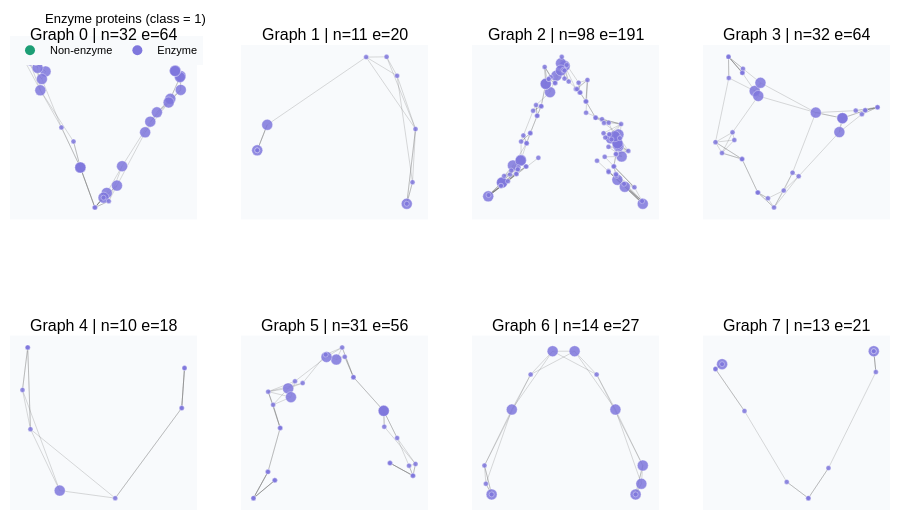

Notebook code for this chart:
### Markdown cell above
---
## 📁 Tab 0 · Dataset Explorer — Actual Graph Structures

Visualize real protein graphs from the PROTEINS dataset.  
Node colour = class label (enzyme / non-enzyme).

### Code cell
import networkx as nx

def pyg_to_nx(data):
    G = nx.Graph()
    G.add_nodes_from(range(data.num_nodes))
    edges = data.edge_index.t().tolist()
    G.add_edges_from(edges)
    return G

def plot_sample_graphs(data_list, n_cols=4, n_rows=2, title="Sample protein graphs"):
    """Plot n_cols*n_rows real graphs from the dataset using spectral layout."""
    n_show = min(n_cols * n_rows, len(data_list))
    fig = make_subplots(rows=n_rows, cols=n_cols,
                        subplot_titles=[f"Graph {i} | n={data_list[i].num_nodes} e={data_list[i].edge_index.shape[1]//2}"
                                        for i in range(n_show)])
    colors_map = {0: "#1D9E75", 1: "#7F77DD"}  # green=non-enzyme, purple=enzyme

    for idx in range(n_show):
        row = idx // n_cols + 1
        col = idx %  n_cols + 1
        d   = data_list[idx]
        G   = pyg_to_nx(d)
        n   = d.num_nodes

        # spectral layout
        adj = to_dense_adj(d.edge_index, max_num_nodes=n)[0].numpy()
        pos2d = spectral_3d(adj)[:, :2]   # use first 2 eigenvectors for 2-D

        label = int(d.y.item())
        node_col = colors_map[label]

        # edges
        ex, ey = [], []
        for u, v in G.edges():
            ex += [pos2d[u,0], pos2d[v,0], None]
            ey += [pos2d[u,1], pos2d[v,1], None]
        fig.add_trace(go.Scatter(x=ex, y=ey, mode="lines",
            line=dict(color="rgba(100,100,100,0.3)", width=0.8),
            hoverinfo="none", showlegend=False), row=row, col=col)

        # node features (feature 0 as size proxy)
        feat0 = d.x[:, 0].numpy() if d.x is not None else np.ones(n)
        sizes = 5 + 6 * (feat0 - feat0.min()) / (feat0.max() - feat0.min() + 1e-8)

        fig.add_trace(go.Scatter(
            x=pos2d[:, 0], y=pos2d[:, 1], mode="markers",
            marker=dict(size=sizes, color=node_col, opacity=0.85,
                        line=dict(color="white", width=0.4)),
            hovertext=[f"node {i}<br>feat: {d.x[i].tolist()}" for i in range(n)] if d.x is not None else None,
            hoverinfo="text", showlegend=False), row=row, col=col)

    fig.update_layout(height=n_rows*260,
                      title=dict(text=title, font=dict(color=BLK, size=14)),
                      **PLOTLY_LAYOUT)
    fig.update_xaxes(showticklabels=False, showgrid=False, zeroline=False)
    fig.update_yaxes(showticklabels=False, showgrid=False, zeroline=False)

    # colour legend
    for lbl, col, name in [(0,"#1D9E75","Non-enzyme"), (1,"#7F77DD","Enzyme")]:
        fig.add_trace(go.Scatter(x=[None], y=[None], mode="markers",
            marker=dict(size=10, color=col),
            name=name, showlegend=True))
    fig.update_layout(legend=dict(bgcolor=PANEL_BG, font=dict(color=BLK),
                                  orientation="h", y=1.02, x=0))
    return fig

# ── Enzyme vs Non-enzyme samples ──
enzyme_samples  = [d for d in all_data if int(d.y.item()) == 1][:8]
nonenz_samples  = [d for d in all_data if int(d.y.item()) == 0][:8]

print("Enzyme samples:")
fig_enz = plot_sample_graphs(enzyme_samples, n_cols=4, n_rows=2,
                              title="Enzyme proteins (class = 1)")
fig_enz.show()

### Figure 1 — Plotly figure (JSON) as saved in the notebook; plotly's stock layout.template omitted (floating-point values rounded to 4 significant figures; data arrays with more than 128 entries replaced by an {"elided": "..."} marker saying what was removed)
{"data": [{"hoverinfo": "none", "line": {"color": "rgba(100,100,100,0.3)", "width": 0.8}, "mode": "lines", "showlegend": false, "type": "scatter", "x": {"elided": "192 float values"}, "xaxis": "x", "y": {"elided": "192 float values"}, "yaxis": "y"}, {"hoverinfo": "text", "hovertext": ["node 0<br>feat: [1.0, 0.0, 0.0]", "node 1<br>feat: [1.0, 0.0, 0.0]", "node 2<br>feat: [1.0, 0.0, 0.0]", "node 3<br>feat: [1.0, 0.0, 0.0]", "node 4<br>feat: [1.0, 0.0, 0.0]", "node 5<br>feat: [1.0, 0.0, 0.0]", "node 6<br>feat: [1.0, 0.0, 0.0]", "node 7<br>feat: [1.0, 0.0, 0.0]", "node 8<br>feat: [1.0, 0.0, 0.0]", "node 9<br>feat: [1.0, 0.0, 0.0]", "node 10<br>feat: [1.0, 0.0, 0.0]", "node 11<br>feat: [1.0, 0.0, 0.0]", "node 12<br>feat: [1.0, 0.0, 0.0]", "node 13<br>feat: [1.0, 0.0, 0.0]", "node 14<br>feat: [1.0, 0.0, 0.0]", "node 15<br>feat: [1.0, 0.0, 0.0]", "node 16<br>feat: [1.0, 0.0, 0.0]", "node 17<br>feat: [1.0, 0.0, 0.0]", "node 18<br>feat: [1.0, 0.0, 0.0]", "node 19<br>feat: [1.0, 0.0, 0.0]", "node 20<br>feat: [1.0, 0.0, 0.0]", "node 21<br>feat: [1.0, 0.0, 0.0]", "node 22<br>feat: [0.0, 1.0, 0.0]", "node 23<br>feat: [0.0, 1.0, 0.0]", "node 24<br>feat: [0.0, 1.0, 0.0]", "node 25<br>feat: [0.0, 1.0, 0.0]", "node 26<br>feat: [0.0, 1.0, 0.0]", "node 27<br>feat: [0.0, 1.0, 0.0]", "node 28<br>feat: [0.0, 1.0, 0.0]", "node 29<br>feat: [0.0, 1.0, 0.0]", "node 30<br>feat: [0.0, 1.0, 0.0]", "node 31<br>feat: [0.0, 1.0, 0.0]"], "marker": {"color": "#7F77DD", "line": {"color": "white", "width": 0.4}, "opacity": 0.85, "size": [11, 11, 11, 11, 11, 11, 11, 11, 11, 11, 11, 11, 11, 11, 11, 11, 11, 11, 11, 11, 11, 11, 5, 5, 5, 5, 5, 5, 5, 5, 5, 5]}, "mode": "markers", "showlegend": false, "type": "scatter", "x": [-1.16, -1.227, -0.5179, -0.03085, 0.2517, 0.7717, 1.334, 1.141, 1.329, 1.232, 1.232, -1.307, -1.255, -0.5179, -0.09014, 0.157, 0.677, 0.8939, 1.111, 1.32, 1.229, 1.229, 0.006447, -0.2492, -0.8669, -1.34, -1.445, -0.09014, -0.2492, -0.6444, -1.34, -1.585], "xaxis": "x", "y": [0.9106, 0.7646, -0.9276, -1.414, -0.9027, -0.05061, 0.5569, 0.3865, 0.8238, 0.9263, 0.9263, 0.9795, 0.5497, -0.9276, -1.504, -1.274, -0.2541, 0.1279, 0.3163, 0.8002, 0.9189, 0.9189, -1.572, -1.694, -0.161, 1.074, 1.065, -1.504, -1.694, -0.4295, 1.074, 1.189], "yaxis": "y"}, {"hoverinfo": "none", "line": {"color": "rgba(100,100,100,0.3)", "width": 0.8}, "mode": "lines", "showlegend": false, "type": "scatter", "x": [-1.335, -1.188, null, -1.335, -1.335, null, -1.335, -1.335, null, -1.188, -1.335, null, -1.188, -1.335, null, -1.188, 0.2632, null, 0.8593, 0.9877, null, 0.8593, 0.9434, null, 0.8593, 0.8593, null, 0.7169, 0.9877, null, 0.7169, 0.9434, null, 0.7169, 0.2632, null, 0.7169, 0.563, null, 0.9877, 0.9434, null, 0.9877, 0.8593, null, 0.9877, 0.2632, null, 0.9877, 0.563, null, 0.9434, 0.8593, null, -1.335, -1.335, null, 0.2632, 0.563, null], "xaxis": "x2", "y": [-0.3035, 0.2001, null, -0.3035, -0.3035, null, -0.3035, -0.3035, null, 0.2001, -0.3035, null, 0.2001, -0.3035, null, 0.2001, 1.537, null, -1.359, 0.1167, null, -1.359, -0.9335, null, -1.359, -1.359, null, 1.168, 0.1167, null, 1.168, -0.9335, null, 1.168, 1.537, null, 1.168, 1.542, null, 0.1167, -0.9335, null, 0.1167, -1.359, null, 0.1167, 1.537, null, 0.1167, 1.542, null, -0.9335, -1.359, null, -0.3035, -0.3035, null, 1.537, 1.542, null], "yaxis": "y2"}, {"hoverinfo": "text", "hovertext": ["node 0<br>feat: [1.0, 0.0, 0.0]", "node 1<br>feat: [1.0, 0.0, 0.0]", "node 2<br>feat: [1.0, 0.0, 0.0]", "node 3<br>feat: [0.0, 1.0, 0.0]", "node 4<br>feat: [0.0, 1.0, 0.0]", "node 5<br>feat: [0.0, 1.0, 0.0]", "node 6<br>feat: [0.0, 1.0, 0.0]", "node 7<br>feat: [0.0, 1.0, 0.0]", "node 8<br>feat: [0.0, 1.0, 0.0]", "node 9<br>feat: [0.0, 1.0, 0.0]", "node 10<br>feat: [0.0, 1.0, 0.0]"], "marker": {"color": "#7F77DD", "line": {"color": "white", "width": 0.4}, "opacity": 0.85, "size": [11, 11, 11, 5, 5, 5, 5, 5, 5, 5, 5]}, "mode": "markers", "showlegend": false, "type": "scatter", "x": [-1.335, -1.188, 0.8593, 0.7169, 0.9877, 0.9434, 0.8593, -1.335, -1.335, 0.2632, 0.563], "xaxis": "x2", "y": [-0.3035, 0.2001, -1.359, 1.168, 0.1167, -0.9335, -1.359, -0.3035, -0.3035, 1.537, 1.542], "yaxis": "y2"}, {"hoverinfo": "none", "line": {"color": "rgba(100,100,100,0.3)", "width": 0.8}, "mode": "lines", "showlegend": false, "type": "scatter", "x": {"elided": "573 float values"}, "xaxis": "x3", "y": {"elided": "573 float values"}, "yaxis": "y3"}, {"hoverinfo": "text", "hovertext": ["node 0<br>feat: [1.0, 0.0, 0.0]", "node 1<br>feat: [1.0, 0.0, 0.0]", "node 2<br>feat: [1.0, 0.0, 0.0]", "node 3<br>feat: [1.0, 0.0, 0.0]", "node 4<br>feat: [1.0, 0.0, 0.0]", "node 5<br>feat: [1.0, 0.0, 0.0]", "node 6<br>feat: [1.0, 0.0, 0.0]", "node 7<br>feat: [1.0, 0.0, 0.0]", "node 8<br>feat: [1.0, 0.0, 0.0]", "node 9<br>feat: [1.0, 0.0, 0.0]", "node 10<br>feat: [1.0, 0.0, 0.0]", "node 11<br>feat: [1.0, 0.0, 0.0]", "node 12<br>feat: [1.0, 0.0, 0.0]", "node 13<br>feat: [1.0, 0.0, 0.0]", "node 14<br>feat: [1.0, 0.0, 0.0]", "node 15<br>feat: [1.0, 0.0, 0.0]", "node 16<br>feat: [1.0, 0.0, 0.0]", "node 17<br>feat: [1.0, 0.0, 0.0]", "node 18<br>feat: [1.0, 0.0, 0.0]", "node 19<br>feat: [1.0, 0.0, 0.0]", "node 20<br>feat: [1.0, 0.0, 0.0]", "node 21<br>feat: [1.0, 0.0, 0.0]", "node 22<br>feat: [1.0, 0.0, 0.0]", "node 23<br>feat: [0.0, 1.0, 0.0]", "node 24<br>feat: [0.0, 1.0, 0.0]", "node 25<br>feat: [0.0, 1.0, 0.0]", "node 26<br>feat: [0.0, 1.0, 0.0]", "node 27<br>feat: [0.0, 1.0, 0.0]", "node 28<br>feat: [0.0, 1.0, 0.0]", "node 29<br>feat: [0.0, 1.0, 0.0]", "node 30<br>feat: [0.0, 1.0, 0.0]", "node 31<br>feat: [0.0, 1.0, 0.0]", "node 32<br>feat: [0.0, 1.0, 0.0]", "node 33<br>feat: [0.0, 1.0, 0.0]", "node 34<br>feat: [0.0, 1.0, 0.0]", "node 35<br>feat: [0.0, 1.0, 0.0]", "node 36<br>feat: [0.0, 1.0, 0.0]", "node 37<br>feat: [0.0, 1.0, 0.0]", "node 38<br>feat: [0.0, 1.0, 0.0]", "node 39<br>feat: [0.0, 1.0, 0.0]", "node 40<br>feat: [0.0, 1.0, 0.0]", "node 41<br>feat: [0.0, 1.0, 0.0]", "node 42<br>feat: [0.0, 1.0, 0.0]", "node 43<br>feat: [0.0, 1.0, 0.0]", "node 44<br>feat: [0.0, 1.0, 0.0]", "node 45<br>feat: [0.0, 1.0, 0.0]", "node 46<br>feat: [0.0, 1.0, 0.0]", "node 47<br>feat: [0.0, 1.0, 0.0]", "node 48<br>feat: [0.0, 1.0, 0.0]", "node 49<br>feat: [0.0, 1.0, 0.0]", "node 50<br>feat: [0.0, 1.0, 0.0]", "node 51<br>feat: [0.0, 1.0, 0.0]", "node 52<br>feat: [0.0, 1.0, 0.0]", "node 53<br>feat: [0.0, 1.0, 0.0]", "node 54<br>feat: [0.0, 1.0, 0.0]", "node 55<br>feat: [0.0, 1.0, 0.0]", "node 56<br>feat: [0.0, 1.0, 0.0]", "node 57<br>feat: [0.0, 1.0, 0.0]", "node 58<br>feat: [0.0, 1.0, 0.0]", "node 59<br>feat: [0.0, 1.0, 0.0]", "node 60<br>feat: [0.0, 1.0, 0.0]", "node 61<br>feat: [0.0, 1.0, 0.0]", "node 62<br>feat: [0.0, 1.0, 0.0]", "node 63<br>feat: [0.0, 1.0, 0.0]", "node 64<br>feat: [0.0, 1.0, 0.0]", "node 65<br>feat: [0.0, 1.0, 0.0]", "node 66<br>feat: [0.0, 1.0, 0.0]", "node 67<br>feat: [0.0, 1.0, 0.0]", "node 68<br>feat: [0.0, 1.0, 0.0]", "node 69<br>feat: [0.0, 1.0, 0.0]", "node 70<br>feat: [0.0, 1.0, 0.0]", "node 71<br>feat: [0.0, 1.0, 0.0]", "node 72<br>feat: [0.0, 1.0, 0.0]", "node 73<br>feat: [0.0, 1.0, 0.0]", "node 74<br>feat: [0.0, 1.0, 0.0]", "node 75<br>feat: [0.0, 1.0, 0.0]", "node 76<br>feat: [0.0, 1.0, 0.0]", "node 77<br>feat: [0.0, 1.0, 0.0]", "node 78<br>feat: [0.0, 1.0, 0.0]", "node 79<br>feat: [0.0, 1.0, 0.0]", "node 80<br>feat: [0.0, 1.0, 0.0]", "node 81<br>feat: [0.0, 1.0, 0.0]", "node 82<br>feat: [0.0, 1.0, 0.0]", "node 83<br>feat: [0.0, 1.0, 0.0]", "node 84<br>feat: [0.0, 1.0, 0.0]", "node 85<br>feat: [0.0, 1.0, 0.0]", "node 86<br>feat: [0.0, 1.0, 0.0]", "node 87<br>feat: [0.0, 1.0, 0.0]", "node 88<br>feat: [0.0, 1.0, 0.0]", "node 89<br>feat: [0.0, 1.0, 0.0]", "node 90<br>feat: [0.0, 1.0, 0.0]", "node 91<br>feat: [0.0, 1.0, 0.0]", "node 92<br>feat: [0.0, 1.0, 0.0]", "node 93<br>feat: [0.0, 1.0, 0.0]", "node 94<br>feat: [0.0, 1.0, 0.0]", "node 95<br>feat: [0.0, 1.0, 0.0]", "node 96<br>feat: [0.0, 1.0, 0.0]", "node 97<br>feat: [0.0, 1.0, 0.0]"], "marker": {"color": "#7F77DD", "line": {"color": "white", "width": 0.4}, "opacity": 0.85, "size": [11, 11, 11, 11, 11, 11, 11, 11, 11, 11, 11, 11, 11, 11, 11, 11, 11, 11, 11, 11, 11, 11, 11, 5, 5, 5, 5, 5, 5, 5, 5, 5, 5, 5, 5, 5, 5, 5, 5, 5, 5, 5, 5, 5, 5, 5, 5, 5, 5, 5, 5, 5, 5, 5, 5, 5, 5, 5, 5, 5, 5, 5, 5, 5, 5, 5, 5, 5, 5, 5, 5, 5, 5, 5, 5, 5, 5, 5, 5, 5, 5, 5, 5, 5, 5, 5, 5, 5, 5, 5, 5, 5, 5, 5, 5, 5, 5, 5]}, "mode": "markers", "showlegend": false, "type": "scatter", "x": [1.159, 1.259, 1.185, 1.004, -0.2789, -0.4303, -1.117, -1.562, 1.758, 1.173, 1.183, -0.08348, -0.1717, -0.5315, -1.306, -1.889, 1.334, 1.159, 1.097, -0.1733, -0.5315, -1.123, -1.564, 1.561, 0.9478, -0.9958, -1.59, -1.515, -1.112, -1.06, -0.8291, -0.7609, -0.5576, -0.4156, -0.1539, -0.03679, 0.2442, 0.7962, 1.417, 0.9492, 0.8596, 1.742, 0.4203, 0.4526, -1.376, -1.88, 1.124, 0.6785, -0.7062, -1.425, -1.176, -0.9849, -0.8975, -0.7344, -0.6389, -0.4609, -0.3064, -0.1156, -0.08781, 0.179, 0.6417, 0.8744, 1.129, 1.076, 1.135, 0.4141, 0.2701, -1.195, -1.224, 1.126, 0.9524, -0.9965, -1.225, -1.346, -0.9827, -0.8967, -0.734, -0.6388, -0.4629, -0.3132, -0.08736, 0.009728, 0.2062, 0.6467, 1.019, 1.125, 1.075, 1.316, 0.4195, 0.281, -1.192, -1.588, 1.218, 1.246, 0.8323, 0.8431, 0.9685, 0.953], "xaxis": "x3", "y": [-1.154, -0.5721, -0.3184, -0.1178, 1.445, 1.033, -0.657, -1.217, -1.751, -0.278, -0.02144, 1.689, 1.753, 1.24, -0.7942, -1.566, -1.327, -0.2414, -0.06623, 1.575, 1.24, -0.6743, -1.224, -1.341, -0.9364, -0.8196, -1.31, -1.057, -0.1986, -0.04688, 0.5715, 0.7112, 1.663, 1.407, 1.914, 1.71, 1.27, 0.36, -0.433, -0.3312, -0.5799, -1.683, 0.5221, 1.338, -1.018, -1.534, -1.01, -0.676, -0.6048, -1.188, -0.8398, -0.2443, 0.009437, 0.4443, 0.6834, 1.36, 1.26, 1.593, 1.372, 1.113, 0.4002, -0.09777, -0.5177, -0.8178, -1.055, 0.8047, 1.024, -0.9033, -1.001, -1.022, -0.9558, -0.8218, -1.006, -0.9218, -0.2389, 0.01155, 0.4452, 0.6837, 1.361, 1.262, 1.572, 1.298, 1.109, 0.3916, -0.1462, -0.5098, -0.8193, -1.255, 0.8009, 1.022, -0.8917, -1.3, -0.1151, 0.2357, 0.01006, 0.2665, -0.01471, 0.2704], "yaxis": "y3"}, {"hoverinfo": "none", "line": {"color": "rgba(100,100,100,0.3)", "width": 0.8}, "mode": "lines", "showlegend": false, "type": "scatter", "x": {"elided": "192 float values"}, "xaxis": "x4", "y": {"elided": "192 float values"}, "yaxis": "y4"}, {"hoverinfo": "text", "hovertext": ["node 0<br>feat: [1.0, 0.0, 0.0]", "node 1<br>feat: [1.0, 0.0, 0.0]", "node 2<br>feat: [1.0, 0.0, 0.0]", "node 3<br>feat: [1.0, 0.0, 0.0]", "node 4<br>feat: [1.0, 0.0, 0.0]", "node 5<br>feat: [1.0, 0.0, 0.0]", "node 6<br>feat: [1.0, 0.0, 0.0]", "node 7<br>feat: [0.0, 1.0, 0.0]", "node 8<br>feat: [0.0, 1.0, 0.0]", "node 9<br>feat: [0.0, 1.0, 0.0]", "node 10<br>feat: [0.0, 1.0, 0.0]", "node 11<br>feat: [0.0, 1.0, 0.0]", "node 12<br>feat: [0.0, 1.0, 0.0]", "node 13<br>feat: [0.0, 1.0, 0.0]", "node 14<br>feat: [0.0, 1.0, 0.0]", "node 15<br>feat: [0.0, 1.0, 0.0]", "node 16<br>feat: [0.0, 1.0, 0.0]", "node 17<br>feat: [0.0, 1.0, 0.0]", "node 18<br>feat: [0.0, 1.0, 0.0]", "node 19<br>feat: [0.0, 1.0, 0.0]", "node 20<br>feat: [0.0, 1.0, 0.0]", "node 21<br>feat: [0.0, 1.0, 0.0]", "node 22<br>feat: [0.0, 1.0, 0.0]", "node 23<br>feat: [0.0, 1.0, 0.0]", "node 24<br>feat: [0.0, 1.0, 0.0]", "node 25<br>feat: [0.0, 1.0, 0.0]", "node 26<br>feat: [0.0, 1.0, 0.0]", "node 27<br>feat: [0.0, 1.0, 0.0]", "node 28<br>feat: [0.0, 1.0, 0.0]", "node 29<br>feat: [0.0, 1.0, 0.0]", "node 30<br>feat: [0.0, 1.0, 0.0]", "node 31<br>feat: [0.0, 1.0, 0.0]"], "marker": {"color": "#7F77DD", "line": {"color": "white", "width": 0.4}, "opacity": 0.85, "size": [11, 11, 11, 11, 11, 11, 11, 5, 5, 5, 5, 5, 5, 5, 5, 5, 5, 5, 5, 5, 5, 5, 5, 5, 5, 5, 5, 5, 5, 5, 5, 5]}, "mode": "markers", "showlegend": false, "type": "scatter", "x": [-0.536, 1.076, 1.134, -0.426, -0.4681, 0.6267, 1.134, -0.7657, -1.034, -1.028, -0.7761, -1.282, -0.476, -0.168, 0.3011, 1.567, 1.802, 1.504, -0.7592, -1.034, -0.7721, -0.7761, -1.158, -0.9575, -0.9232, -0.284, -0.476, 1.387, 1.802, 1.567, 0.1844, 0.01675], "xaxis": "x4", "y": [0.8107, -0.1407, 0.1819, 1.001, 0.6956, 0.3109, 0.1819, 1.232, 1.601, 1.113, -0.765, -0.3729, -1.54, -1.886, -1.163, 0.3635, 0.4345, 0.2733, 1.327, 1.601, 1.231, -0.765, -0.6247, -0.1464, -0.3242, -1.672, -1.54, 0.3568, 0.4345, 0.3635, -1.079, -1.492], "yaxis": "y4"}, {"hoverinfo": "none", "line": {"color": "rgba(100,100,100,0.3)", "width": 0.8}, "mode": "lines", "showlegend": false, "type": "scatter", "x": [-0.5873, -0.9983, null, -0.5873, -1.11, null, -0.5873, 0.1913, null, 1.164, 1.125, null, 1.164, 1.125, null, 1.164, 1.164, null, -0.9983, -1.11, null, -0.9983, -1.037, null, -0.9983, -1.037, null, -0.9983, 0.1913, null, -1.11, -1.037, null, -1.11, -1.037, null, -1.037, -1.037, null, 0.1913, 1.125, null, 0.1913, 1.125, null, 1.125, 1.125, null, 1.125, 1.164, null, 1.125, 1.164, null], "xaxis": "x5", "y": [-1.663, -0.4628, null, -1.663, 0.3038, null, -1.663, -1.811, null, 0.732, -0.04942, null, 0.732, -0.04942, null, 0.732, 0.732, null, -0.4628, 0.3038, null, -0.4628, 1.134, null, -0.4628, 1.134, null, -0.4628, -1.811, null, 0.3038, 1.134, null, 0.3038, 1.134, null, 1.134, 1.134, null, -1.811, -0.04942, null, -1.811, -0.04942, null, -0.04942, -0.04942, null, -0.04942, 0.732, null, -0.04942, 0.732, null], "yaxis": "y5"}, {"hoverinfo": "text", "hovertext": ["node 0<br>feat: [1.0, 0.0, 0.0]", "node 1<br>feat: [0.0, 1.0, 0.0]", "node 2<br>feat: [0.0, 1.0, 0.0]", "node 3<br>feat: [0.0, 1.0, 0.0]", "node 4<br>feat: [0.0, 1.0, 0.0]", "node 5<br>feat: [0.0, 1.0, 0.0]", "node 6<br>feat: [0.0, 1.0, 0.0]", "node 7<br>feat: [0.0, 1.0, 0.0]", "node 8<br>feat: [0.0, 1.0, 0.0]", "node 9<br>feat: [0.0, 1.0, 0.0]"], "marker": {"color": "#7F77DD", "line": {"color": "white", "width": 0.4}, "opacity": 0.85, "size": [11, 5, 5, 5, 5, 5, 5, 5, 5, 5]}, "mode": "markers", "showlegend": false, "type": "scatter", "x": [-0.5873, 1.164, -0.9983, -1.11, -1.037, -1.037, 0.1913, 1.125, 1.125, 1.164], "xaxis": "x5", "y": [-1.663, 0.732, -0.4628, 0.3038, 1.134, 1.134, -1.811, -0.04942, -0.04942, 0.732], "yaxis": "y5"}, {"hoverinfo": "none", "line": {"color": "rgba(100,100,100,0.3)", "width": 0.8}, "mode": "lines", "showlegend": false, "type": "scatter", "x": {"elided": "168 float values"}, "xaxis": "x6", "y": {"elided": "168 float values"}, "yaxis": "y6"}, {"hoverinfo": "text", "hovertext": ["node 0<br>feat: [1.0, 0.0, 0.0]", "node 1<br>feat: [1.0, 0.0, 0.0]", "node 2<br>feat: [1.0, 0.0, 0.0]", "node 3<br>feat: [1.0, 0.0, 0.0]", "node 4<br>feat: [1.0, 0.0, 0.0]", "node 5<br>feat: [1.0, 0.0, 0.0]", "node 6<br>feat: [0.0, 1.0, 0.0]", "node 7<br>feat: [0.0, 1.0, 0.0]", "node 8<br>feat: [0.0, 1.0, 0.0]", "node 9<br>feat: [0.0, 1.0, 0.0]", "node 10<br>feat: [0.0, 1.0, 0.0]", "node 11<br>feat: [0.0, 1.0, 0.0]", "node 12<br>feat: [0.0, 1.0, 0.0]", "node 13<br>feat: [0.0, 1.0, 0.0]", "node 14<br>feat: [0.0, 1.0, 0.0]", "node 15<br>feat: [0.0, 1.0, 0.0]", "node 16<br>feat: [0.0, 1.0, 0.0]", "node 17<br>feat: [0.0, 1.0, 0.0]", "node 18<br>feat: [0.0, 1.0, 0.0]", "node 19<br>feat: [0.0, 1.0, 0.0]", "node 20<br>feat: [0.0, 1.0, 0.0]", "node 21<br>feat: [0.0, 1.0, 0.0]", "node 22<br>feat: [0.0, 1.0, 0.0]", "node 23<br>feat: [0.0, 1.0, 0.0]", "node 24<br>feat: [0.0, 1.0, 0.0]", "node 25<br>feat: [0.0, 1.0, 0.0]", "node 26<br>feat: [0.0, 1.0, 0.0]", "node 27<br>feat: [0.0, 1.0, 0.0]", "node 28<br>feat: [0.0, 1.0, 0.0]", "node 29<br>feat: [0.0, 1.0, 0.0]", "node 30<br>feat: [0.0, 1.0, 0.0]"], "marker": {"color": "#7F77DD", "line": {"color": "white", "width": 0.4}, "opacity": 0.85, "size": [11, 11, 11, 11, 11, 11, 5, 5, 5, 5, 5, 5, 5, 5, 5, 5, 5, 5, 5, 5, 5, 5, 5, 5, 5, 5, 5, 5, 5, 5, 5]}, "mode": "markers", "showlegend": false, "type": "scatter", "x": [-0.7705, 0.1145, 0.9847, -0.7175, -0.06584, 0.9847, -1.014, -1.406, -1.136, -0.08113, -0.5033, -1.14, -0.916, 1.521, 0.4287, 0.2216, 1.099, 0.9946, 1.568, -1.014, -1.406, -1.045, -0.6442, -1.14, -0.916, 1.521, 0.4287, 0.2691, 1.099, 1.231, 1.449], "xaxis": "x6", "y": [0.7408, 1.35, 0.2657, 0.5558, 1.406, 0.2657, -1.203, -1.58, 0.6723, 1.455, 0.8526, -1.024, -0.0957, -1.105, 0.978, 1.606, -0.8376, -0.06989, -0.8576, -1.203, -1.58, 0.3939, 0.8915, -1.024, -0.0957, -1.105, 0.978, 1.408, -0.8376, -0.3086, -0.8933], "yaxis": "y6"}, {"hoverinfo": "none", "line": {"color": "rgba(100,100,100,0.3)", "width": 0.8}, "mode": "lines", "showlegend": false, "type": "scatter", "x": [-1.169, -1.169, null, -1.169, -1.285, null, -1.169, -1.262, null, -0.841, -0.1783, null, -0.841, -0.5356, null, -0.841, -1.285, null, -0.841, -1.262, null, -0.1783, 0.1783, null, -0.1783, 0.5356, null, -0.1783, -0.5356, null, 0.1783, 0.841, null, 0.1783, 0.5356, null, 0.1783, -0.5356, null, 0.841, 1.285, null, 0.841, 1.262, null, 0.841, 0.5356, null, 1.285, 1.262, null, 1.285, 1.169, null, 1.285, 1.169, null, 1.285, 0.5356, null, 1.262, 1.169, null, 1.262, 1.169, null, 1.169, 1.169, null, -0.5356, -1.285, null, -1.169, -1.285, null, -1.169, -1.262, null, -1.285, -1.262, null], "xaxis": "x7", "y": [-0.9971, -0.9971, null, -0.9971, -0.4763, null, -0.9971, -0.8054, null, 0.5315, 1.582, null, 0.5315, 1.163, null, 0.5315, -0.4763, null, 0.5315, -0.8054, null, 1.582, 1.582, null, 1.582, 1.163, null, 1.582, 1.163, null, 1.582, 0.5315, null, 1.582, 1.163, null, 1.582, 1.163, null, 0.5315, -0.4763, null, 0.5315, -0.8054, null, 0.5315, 1.163, null, -0.4763, -0.8054, null, -0.4763, -0.9971, null, -0.4763, -0.9971, null, -0.4763, 1.163, null, -0.8054, -0.9971, null, -0.8054, -0.9971, null, -0.9971, -0.9971, null, 1.163, -0.4763, null, -0.9971, -0.4763, null, -0.9971, -0.8054, null, -0.4763, -0.8054, null], "yaxis": "y7"}, {"hoverinfo": "text", "hovertext": ["node 0<br>feat: [1.0, 0.0, 0.0]", "node 1<br>feat: [1.0, 0.0, 0.0]", "node 2<br>feat: [1.0, 0.0, 0.0]", "node 3<br>feat: [1.0, 0.0, 0.0]", "node 4<br>feat: [1.0, 0.0, 0.0]", "node 5<br>feat: [1.0, 0.0, 0.0]", "node 6<br>feat: [1.0, 0.0, 0.0]", "node 7<br>feat: [1.0, 0.0, 0.0]", "node 8<br>feat: [0.0, 1.0, 0.0]", "node 9<br>feat: [0.0, 1.0, 0.0]", "node 10<br>feat: [0.0, 1.0, 0.0]", "node 11<br>feat: [0.0, 1.0, 0.0]", "node 12<br>feat: [0.0, 1.0, 0.0]", "node 13<br>feat: [0.0, 1.0, 0.0]"], "marker": {"color": "#7F77DD", "line": {"color": "white", "width": 0.4}, "opacity": 0.85, "size": [11, 11, 11, 11, 11, 11, 11, 11, 5, 5, 5, 5, 5, 5]}, "mode": "markers", "showlegend": false, "type": "scatter", "x": [-1.169, -0.841, -0.1783, 0.1783, 0.841, 1.285, 1.262, 1.169, 1.169, 0.5356, -0.5356, -1.169, -1.285, -1.262], "xaxis": "x7", "y": [-0.9971, 0.5315, 1.582, 1.582, 0.5315, -0.4763, -0.8054, -0.9971, -0.9971, 1.163, 1.163, -0.9971, -0.4763, -0.8054], "yaxis": "y7"}, {"hoverinfo": "none", "line": {"color": "rgba(100,100,100,0.3)", "width": 0.8}, "mode": "lines", "showlegend": false, "type": "scatter", "x": [-1.164, -1.164, null, -1.164, -1.268, null, -1.164, -1.268, null, 1.223, 1.256, null, 1.223, 1.223, null, 1.223, 1.223, null, -1.164, -1.268, null, -1.164, -1.268, null, 1.256, 1.223, null, 1.256, 1.223, null, 1.256, 0.5101, null, 0.1934, -0.1465, null, 0.1934, 0.1934, null, 0.1934, 0.5101, null, -0.8116, -0.1465, null, -0.8116, -1.268, null, -0.8116, -1.268, null, -0.1465, 0.1934, null, -1.268, -1.268, null, 0.1934, 0.5101, null, 1.223, 1.223, null], "xaxis": "x8", "y": [0.6893, 0.6893, null, 0.6893, 0.6055, null, 0.6893, 0.6055, null, 0.9146, 0.5521, null, 0.9146, 0.9146, null, 0.9146, 0.9146, null, 0.6893, 0.6055, null, 0.6893, 0.6055, null, 0.5521, 0.9146, null, 0.5521, 0.9146, null, 0.5521, -1.118, null, -1.642, -1.359, null, -1.642, -1.642, null, -1.642, -1.118, null, -0.1251, -1.359, null, -0.1251, 0.6055, null, -0.1251, 0.6055, null, -1.359, -1.642, null, 0.6055, 0.6055, null, -1.642, -1.118, null, 0.9146, 0.9146, null], "yaxis": "y8"}, {"hoverinfo": "text", "hovertext": ["node 0<br>feat: [1.0, 0.0, 0.0]", "node 1<br>feat: [1.0, 0.0, 0.0]", "node 2<br>feat: [0.0, 1.0, 0.0]", "node 3<br>feat: [0.0, 1.0, 0.0]", "node 4<br>feat: [0.0, 1.0, 0.0]", "node 5<br>feat: [0.0, 1.0, 0.0]", "node 6<br>feat: [0.0, 1.0, 0.0]", "node 7<br>feat: [0.0, 1.0, 0.0]", "node 8<br>feat: [0.0, 1.0, 0.0]", "node 9<br>feat: [0.0, 1.0, 0.0]", "node 10<br>feat: [0.0, 1.0, 0.0]", "node 11<br>feat: [0.0, 1.0, 0.0]", "node 12<br>feat: [0.0, 1.0, 0.0]"], "marker": {"color": "#7F77DD", "line": {"color": "white", "width": 0.4}, "opacity": 0.85, "size": [11, 11, 5, 5, 5, 5, 5, 5, 5, 5, 5, 5, 5]}, "mode": "markers", "showlegend": false, "type": "scatter", "x": [-1.164, 1.223, -1.164, 1.256, 0.1934, -0.8116, -0.1465, -1.268, -1.268, 0.1934, 1.223, 1.223, 0.5101], "xaxis": "x8", "y": [0.6893, 0.9146, 0.6893, 0.5521, -1.642, -0.1251, -1.359, 0.6055, 0.6055, -1.642, 0.9146, 0.9146, -1.118], "yaxis": "y8"}, {"marker": {"color": "#1D9E75", "size": 10}, "mode": "markers", "name": "Non-enzyme", "showlegend": true, "type": "scatter", "x": [null], "y": [null]}, {"marker": {"color": "#7F77DD", "size": 10}, "mode": "markers", "name": "Enzyme", "showlegend": true, "type": "scatter", "x": [null], "y": [null]}], "layout": {"annotations": [{"font": {"size": 16}, "showarrow": false, "text": "Graph 0 | n=32 e=64", "x": 0.1062, "xanchor": "center", "xref": "paper", "y": 1, "yanchor": "bottom", "yref": "paper"}, {"font": {"size": 16}, "showarrow": false, "text": "Graph 1 | n=11 e=20", "x": 0.3688, "xanchor": "center", "xref": "paper", "y": 1, "yanchor": "bottom", "yref": "paper"}, {"font": {"size": 16}, "showarrow": false, "text": "Graph 2 | n=98 e=191", "x": 0.6313, "xanchor": "center", "xref": "paper", "y": 1, "yanchor": "bottom", "yref": "paper"}, {"font": {"size": 16}, "showarrow": false, "text": "Graph 3 | n=32 e=64", "x": 0.8938, "xanchor": "center", "xref": "paper", "y": 1, "yanchor": "bottom", "yref": "paper"}, {"font": {"size": 16}, "showarrow": false, "text": "Graph 4 | n=10 e=18", "x": 0.1062, "xanchor": "center", "xref": "paper", "y": 0.375, "yanchor": "bottom", "yref": "paper"}, {"font": {"size": 16}, "showarrow": false, "text": "Graph 5 | n=31 e=56", "x": 0.3688, "xanchor": "center", "xref": "paper", "y": 0.375, "yanchor": "bottom", "yref": "paper"}, {"font": {"size": 16}, "showarrow": false, "text": "Graph 6 | n=14 e=27", "x": 0.6313, "xanchor": "center", "xref": "paper", "y": 0.375, "yanchor": "bottom", "yref": "paper"}, {"font": {"size": 16}, "showarrow": false, "text": "Graph 7 | n=13 e=21", "x": 0.8938, "xanchor": "center", "xref": "paper", "y": 0.375, "yanchor": "bottom", "yref": "paper"}], "font": {"color": "#000000", "family": "Arial, sans-serif", "size": 11}, "height": 520, "legend": {"bgcolor": "#f8fafc", "font": {"color": "#000000"}, "orientation": "h", "x": 0, "y": 1.02}, "margin": {"b": 10, "l": 10, "r": 10, "t": 45}, "paper_bgcolor": "#ffffff", "plot_bgcolor": "#f8fafc", "title": {"font": {"color": "#000000", "size": 13}, "text": "Enzyme proteins (class = 1)"}, "xaxis": {"anchor": "y", "domain": [0, 0.2125], "showgrid": false, "showticklabels": false, "zeroline": false}, "xaxis2": {"anchor": "y2", "domain": [0.2625, 0.475], "showgrid": false, "showticklabels": false, "zeroline": false}, "xaxis3": {"anchor": "y3", "domain": [0.525, 0.7375], "showgrid": false, "showticklabels": false, "zeroline": false}, "xaxis4": {"anchor": "y4", "domain": [0.7875, 1], "showgrid": false, "showticklabels": false, "zeroline": false}, "xaxis5": {"anchor": "y5", "domain": [0, 0.2125], "showgrid": false, "showticklabels": false, "zeroline": false}, "xaxis6": {"anchor": "y6", "domain": [0.2625, 0.475], "showgrid": false, "showticklabels": false, "zeroline": false}, "xaxis7": {"anchor": "y7", "domain": [0.525, 0.7375], "showgrid": false, "showticklabels": false, "zeroline": false}, "xaxis8": {"anchor": "y8", "domain": [0.7875, 1], "showgrid": false, "showticklabels": false, "zeroline": false}, "yaxis": {"anchor": "x", "domain": [0.625, 1], "showgrid": false, "showticklabels": false, "zeroline": false}, "yaxis2": {"anchor": "x2", "domain": [0.625, 1], "showgrid": false, "showticklabels": false, "zeroline": false}, "yaxis3": {"anchor": "x3", "domain": [0.625, 1], "showgrid": false, "showticklabels": false, "zeroline": false}, "yaxis4": {"anchor": "x4", "domain": [0.625, 1], "showgrid": false, "showticklabels": false, "zeroline": false}, "yaxis5": {"anchor": "x5", "domain": [0, 0.375], "showgrid": false, "showticklabels": false, "zeroline": false}, "yaxis6": {"anchor": "x6", "domain": [0, 0.375], "showgrid": false, "showticklabels": false, "zeroline": false}, "yaxis7": {"anchor": "x7", "domain": [0, 0.375], "showgrid": false, "showticklabels": false, "zeroline": false}, "yaxis8": {"anchor": "x8", "domain": [0, 0.375], "showgrid": false, "showticklabels": false, "zeroline": false}}}
